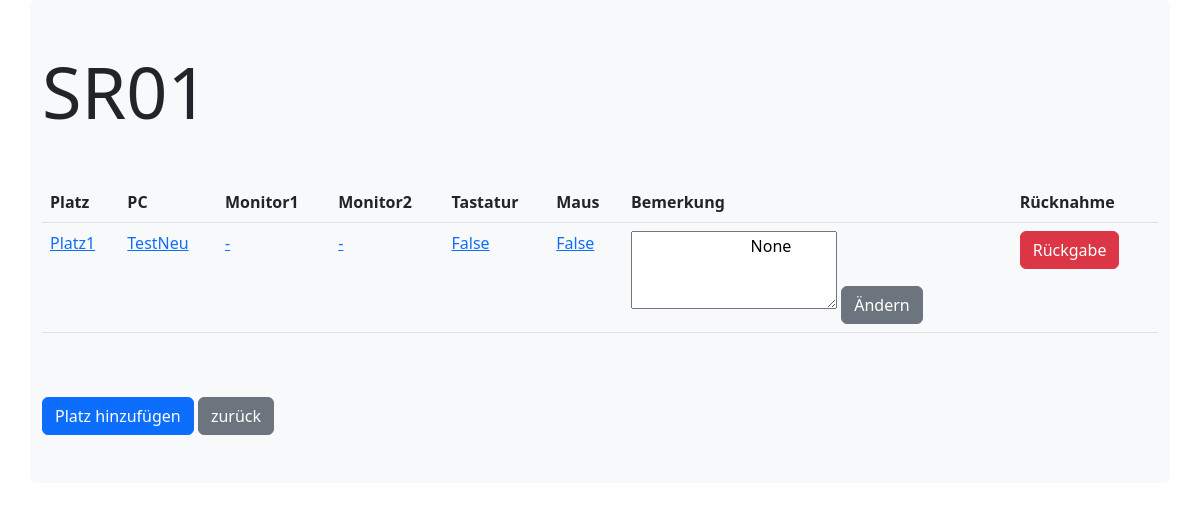
/itinventory/platzviewFilterVerleih/1, run on the app's committed database.
### itinventory/models.py (models this page shows)
class Rooms(models.Model):
  roomname = models.CharField(max_length=255)
  anzahlplaetze = models.IntegerField(default=None)

class Platz(models.Model):
  bezeichnung = models.CharField(max_length=50, null=True)
  room = models.ForeignKey(Rooms,on_delete=callable,null=True,default=None, related_name='Room')
  pc = models.ForeignKey(Pcs,on_delete=models.CASCADE, default=1,null=True)
  monitor1 = models.ForeignKey(Monitor,on_delete=callable, related_name='Monitor1', default=1,null=True)
  monitor2 = models.ForeignKey(Monitor,on_delete=callable, related_name='Monitor2', default=1,null=True)
  bemaerkung = models.CharField(max_length=300,default=None, null=True, blank=True)
  tastatur = models.BooleanField(default=False,null=True)
  maus = models.BooleanField(default=False,null=True)

class Pcs(models.Model):
    modell = models.CharField(max_length=255)
    RAM = models.CharField(max_length=255)
    CPU = models.CharField(max_length=255)
    anzahlkerne = models.CharField(max_length=255)
    festplatte = models.CharField(max_length=255, null=True)
    serialnummer = models.CharField(max_length=50,default=None, null=True, blank=True)
    monitor1 = models.CharField(max_length=50,default=None, null=True, blank=True)
    monitor2 = models.CharField(max_length=50,default=None, null=True, blank=True)
    bemaerkung = models.CharField(max_length=300,default=None, null=True, blank=True)
    status = models.CharField(max_length=100,default=None, null=True, blank=True)

class Monitor(models.Model):
      schnittstelle = models.CharField(max_length=255)
      serialnummer = models.CharField(max_length=55,default=None, null=True, blank=True)
      bemaerkung = models.CharField(max_length=300,default=None, null=True, blank=True)
      status = models.CharField(max_length=100,default=None, null=True, blank=True)

### itinventory/views.py (the view)
# urls.py: path('platzviewFilterVerleih/<int:id>', views.platzviewFilterVerleih, name='platzviewFilterVerleih'),
def platzviewFilterVerleih(request, id):
    myplaetze = Platz.objects.filter(room_id=id)
    mypcs = Pcs.objects.filter(id=id)
    myrooms = Rooms.objects.get(id=id)
    template = loader.get_template('platzVerleih.html')
    context = {
        'myplaetze': myplaetze,
        'myrooms': myrooms,
        'mypcs': mypcs,
    }
    return HttpResponse(template.render(context, request))

### itinventory/templates/platzVerleih.html (shortened to what this page needs)
{% load static %}
<!doctype html>
<html lang="en">
  <head>
    <link href="https://cdn.jsdelivr.net/npm/bootstrap@5.2.2/dist/css/bootstrap.min.css" rel="stylesheet">
  </head>
  <body>
    <div class="container bg-light rounded" >
        <div class="row">
            <div class="col-12">
                <h1 class="display-2 my-5"> {{myrooms.roomname }}</h1>
                <div class="table-responsive">
                  <table class="table">
                    <tr>
                      <th>Platz</th>
                      <th>PC</th>
                      <th>Monitor1</th>
                      <th>Monitor2</th>
                      <th>Tastatur</th>
                      <th>Maus</th>
                      <th>Bemerkung</th>
                      <th>Rücknahme</th>
                    </tr>
                    {% for line in myplaetze %}
                    <tr>
                      <td><a href="/itinventory/updatePlatzVerleih/{{ line.id }}">{{ line.bezeichnung }}</a></td>
                      <td>
                       <a href="/itinventory/updatePlatzVerleih/{{ line.id }}">{{ line.pc.modell }}</a>
                      </td>
                      <td><a href="/itinventory/updatePlatzVerleih/{{ line.id }}">{{ line.monitor1.serialnummer }}</a></td>
                      <td><a href="/itinventory/updatePlatzVerleih/{{ line.id }}">{{ line.monitor2.serialnummer }}</a></td>
                      <td><a href="/itinventory/updatePlatzVerleih/{{ line.id }}">{{ line.maus }}</a></td>
                      <td><a href="/itinventory/updatePlatzVerleih/{{ line.id }}">{{ line.tastatur }}</a></td>
                      <td>
                        <textarea id="Bemerkung" name="Bemerkung" rows="3" cols="20" placeholder="" href="/itinventory/updatePlatz/{{ line.id }}">
                            {{ line.bemaerkung }}
                        </textarea>
                        <a href="/itinventory/updatePlatzVerleih/{{ line.id }}" class="btn btn-secondary">Ändern</a>
                        </td>
                      <td><a href="/itinventory/delplatz/{{ line.id }}" class="btn btn-danger">Rückgabe</a></td>
                    </tr>
                    {% endfor %}
                  </table>
                </div>
                <a href="/itinventory/addPlatzRaum/{{myrooms.id }}" class="btn btn-primary my-5" >Platz hinzufügen</a>
                <a href="/itinventory" class="btn btn-secondary">zurück</a>
            </div>
        </div>
    </div>
  </body>
</html>

### data on the page
Rooms: roomname "SR01"
Platz: bezeichnung "Platz1", pc.modell "TestNeu", monitor1.serialnummer "-", monitor2.serialnummer "-", maus "False", tastatur "False", Bemerkung "None"
